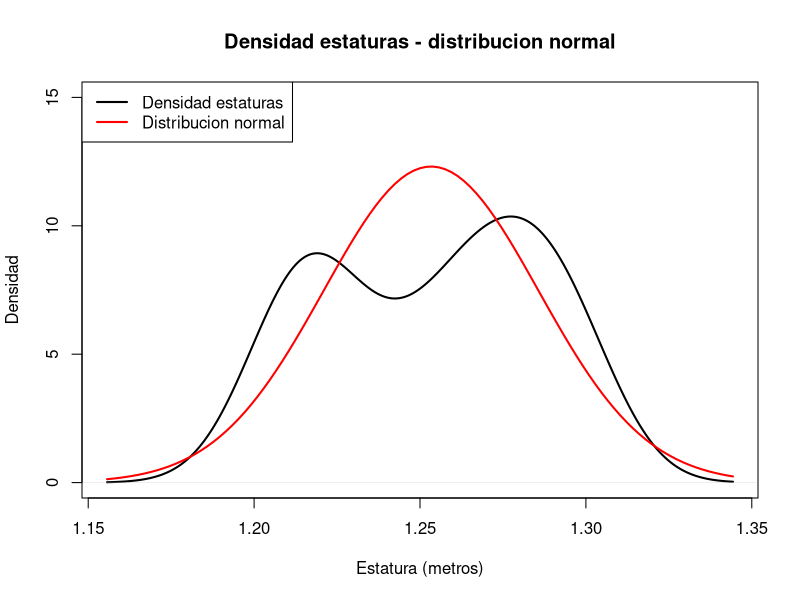
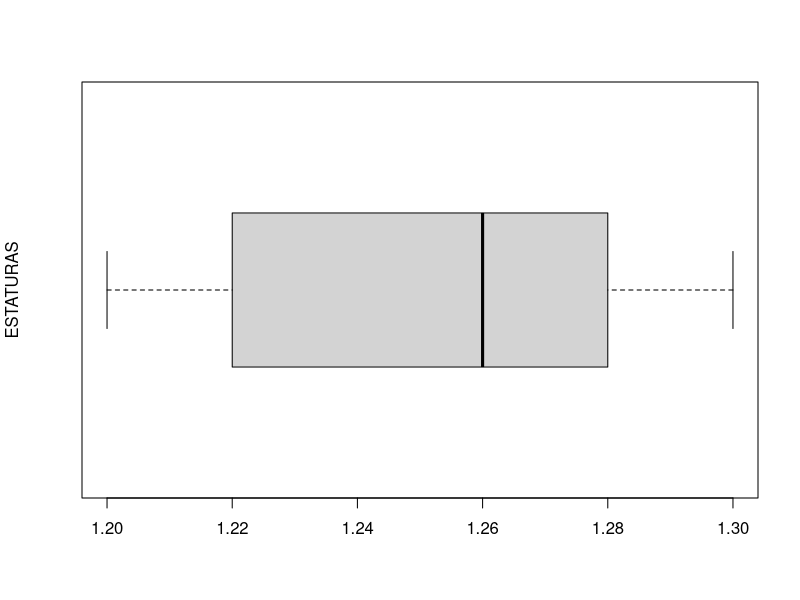
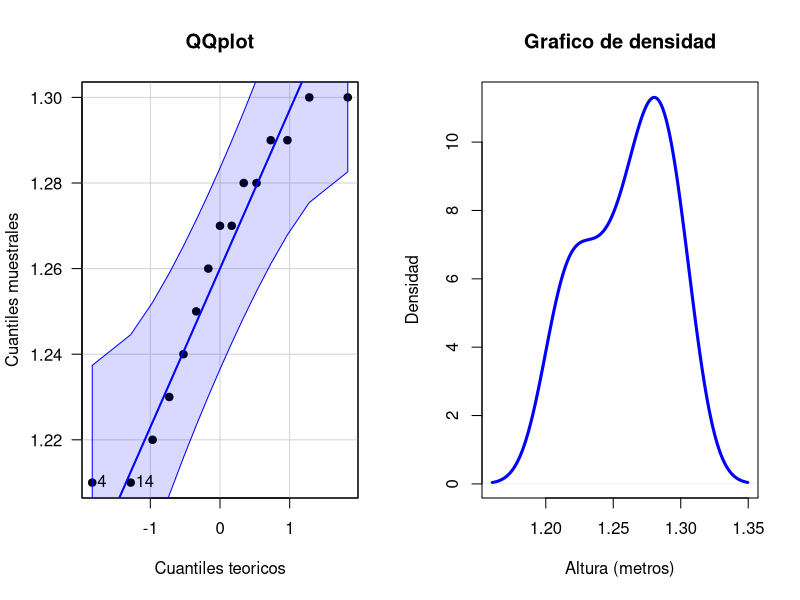
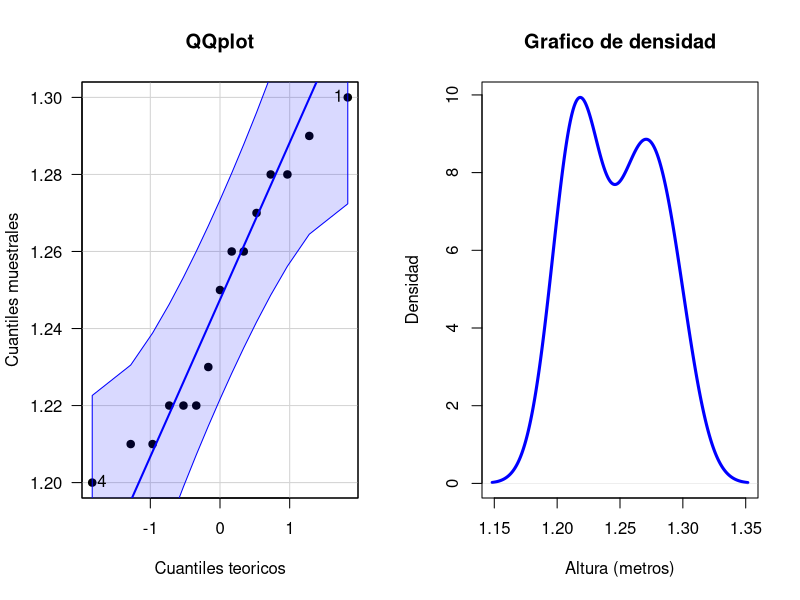
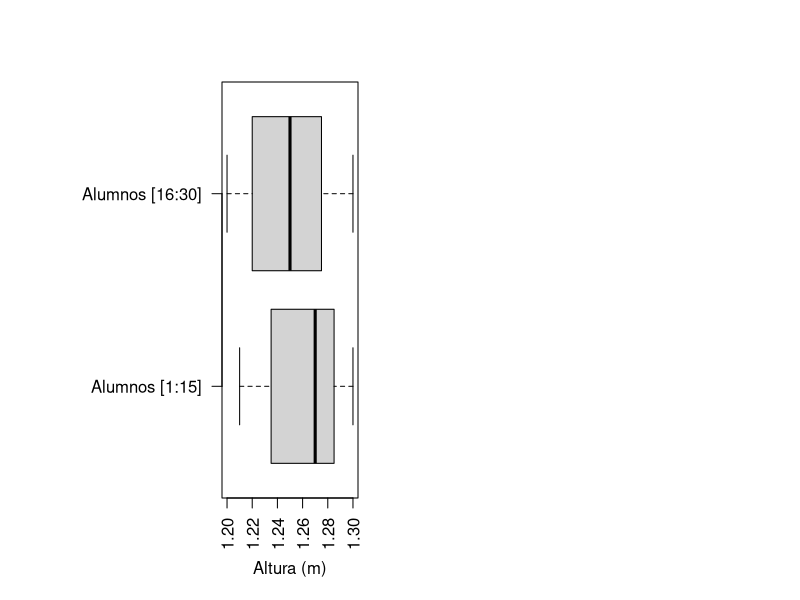

Write R code to recreate these figures, in order.
## ---- chunk 1
datos.estatura <- data.frame(alumnos = c("Alumno1", "Alumno2", "Alumno3", "Alumno4", 
                             "Alumno5", "Alumno6", "Alumno7", "Alumno8", "Alumno9", 
                             "Alumno10", "Alumno11", "Alumno12", "Alumno13", "Alumno14", 
                             "Alumno15", "Alumno16", "Alumno17", "Alumno18", "Alumno19", 
                             "Alumno20", "Alumno21", "Alumno22", "Alumno23", "Alumno24", 
                             "Alumno25", "Alumno26", "Alumno27", "Alumno28", "Alumno29", 
                             "Alumno30"),
                             estatura = c(1.25, 1.28, 1.27, 1.21, 1.22, 1.29, 1.30, 1.24, 
                              1.27, 1.29, 1.23, 1.26, 1.30, 1.21, 1.28, 1.30, 1.22, 1.25, 
                              1.20, 1.28, 1.21, 1.29, 1.26, 1.22, 1.28, 1.27, 1.26, 1.23, 
                              1.22, 1.21))
## ---- chunk 2
# Media artimetica
media.aritmetica <- mean(datos.estatura[, "estatura"])
media.aritmetica
## ---- chunk 3
# Media geometrica
# Podemos ver que la Media geometrica es ligeramente inferior a la aritmetica
media.geometrica <- Reduce(prod, datos.estatura["estatura"], init = 1) ** 
                            (1/nrow(datos.estatura))
media.geometrica
## ---- chunk 4
mediana <- median(datos.estatura[, "estatura"])
mediana
## ---- chunk 5
frecuencias.estaturas <- as.data.frame(table(Estatura = datos.estatura[, "estatura"]))
frecuencias.estaturas
## ---- chunk 6
# Lo pasamos a tipo de dato numeric (por defecto esta en tipo factor)
frecuencias.estaturas[, "Estatura"] <- as.numeric(levels(frecuencias.estaturas[, "Estatura"]))
frecuencias.estaturas <- frecuencias.estaturas[order(-frecuencias.estaturas[, "Freq"]),]
frecuencias.estaturas
## ---- chunk 7
moda <- as.double(frecuencias.estaturas[which(frecuencias.estaturas[, "Freq"] == 
                                        max(frecuencias.estaturas[, "Freq"])), "Estatura"])
moda
## ---- chunk 8
# Range devuelve los valores maximo y minimo, NO el rango
range(datos.estatura[, "estatura"])
rango <- diff(range(datos.estatura[, "estatura"]))

rango
## ---- chunk 9
# Cuasi-varianza
var(datos.estatura[, "estatura"])

# Varianza
varianza <- var(datos.estatura[, "estatura"]) * 
                    ((nrow(datos.estatura) - 1 )/ nrow(datos.estatura))
varianza
## ---- chunk 10
# Desviacion tipica obtenida a partir de la cuasi-varianza
sd(datos.estatura[, "estatura"])

# Desviacion tipica obtenida a partir de la varianza
desv.tipica <- sd(datos.estatura[, "estatura"]) * 
                    sqrt((nrow(datos.estatura) - 1 )/ nrow(datos.estatura))
desv.tipica
## ---- chunk 11
plot(density(datos.estatura[, "estatura"]), type = 'l', ylim = c(0,15),
     lwd = 2, xlab = "Estatura (metros)", ylab = "Densidad",
     main = "Densidad estaturas - distribucion normal")
curve(dnorm(x, mean = media.aritmetica, sd = sd(datos.estatura[, "estatura"])), 
      col = 'red', lwd = 2, type = 'l', add = TRUE)
legend("topleft", legend = c("Densidad estaturas", "Distribucion normal"), 
       col = c("black", "red"), lty = 1, lwd = 2)
## ---- chunk 12
boxplot(datos.estatura[, "estatura"], 
        las = 1, ylab = "ESTATURAS", horizontal = TRUE)

# Mediante la funcion summary mostramos los valores de los cuartiles
summary(datos.estatura[, "estatura"])
## ---- chunk 13
coef.var.pearson <- desv.tipica / abs(media.aritmetica)
coef.var.pearson
## ---- chunk 14
datos.estatura.peso <- data.frame(alumnos = c("Alumno1", "Alumno2", "Alumno3", "Alumno4",
                       "Alumno5", "Alumno6", "Alumno7", "Alumno8", "Alumno9",
                       "Alumno10", "Alumno11", "Alumno12", "Alumno13", "Alumno14", 
                       "Alumno15", "Alumno16", "Alumno17", "Alumno18", "Alumno19", 
                       "Alumno20", "Alumno21", "Alumno22", "Alumno23", "Alumno24", 
                       "Alumno25", "Alumno26", "Alumno27", "Alumno28", "Alumno29", 
                       "Alumno30"),
                       
                        estatura = c(1.25, 1.28, 1.27, 1.21, 1.22, 1.29, 1.30, 1.24, 1.27,
                        1.29, 1.25, 1.28, 1.27, 1.21, 1.22, 1.29, 1.30, 1.24,
                        1.27, 1.29, 1.25, 1.28, 1.27, 1.21, 1.22, 1.29, 1.30,
                        1.24, 1.27, 1.29),
                       
                        peso = c(32, 33, 31, 34, 32, 31, 34, 32, 32, 35, 31, 35, 34, 
                        33, 33, 31, 35, 32, 31, 33, 33, 32, 34, 34, 35, 31, 34,
                        33, 35, 34))
## ---- chunk 15
# Estatura
breaks <- as.vector(quantile(datos.estatura.peso[, "estatura"]))
breaks
## ---- chunk 16
intervalo.estatura <- cut(datos.estatura.peso[, "estatura"], breaks = breaks, 
                          include.lowest = TRUE, right = FALSE)
levels(intervalo.estatura)
## ---- chunk 17
# Estatura
table(datos.estatura.peso[, "peso"])
## ---- chunk 18
intervalo.peso <- cut(datos.estatura.peso[, "peso"], breaks = 4, 
                      include.lowest = TRUE, right = FALSE)
levels(intervalo.peso)
## ---- chunk 19
df.intervalos <- data.frame(estatura = intervalo.estatura, 
                            peso = intervalo.peso)
tabla.correspondencias <- table(df.intervalos[, "estatura"], df.intervalos[, "peso"])
tabla.correspondencias
## ---- chunk 20
tabla.correspondencias <- rbind(tabla.correspondencias, apply(tabla.correspondencias, 2, sum))
tabla.correspondencias <- cbind(tabla.correspondencias, apply(tabla.correspondencias, 1, sum))
tabla.correspondencias
## ---- chunk 21
# Ejercicio 2
datos.estatura.primeros.15 <- datos.estatura[1:15,]
datos.estatura.ultimos.15 <- datos.estatura[16:30,]
## ---- chunk 22
# Importamos el paquete car, el cual contiene la funcion qqPlot
library(car)
## ---- chunk 23
mostrar_graficos <- function(datos, columna) {
  par(mfrow = c(1,2))
  qqPlot(datos[, columna], pch=19, las=1, main='QQplot',
        xlab='Cuantiles teoricos', ylab='Cuantiles muestrales',
        envelope=0.95)
  plot(density(datos[, columna]), lwd = 3, col = 'blue',
       xlab = 'Altura (metros)', ylab = 'Densidad',
       main = 'Grafico de densidad')
}
## ---- chunk 24
# Primeros 15 datos
mostrar_graficos(datos.estatura.primeros.15, "estatura")
## ---- chunk 25
# Primeros 15 datos
mostrar_graficos(datos.estatura.ultimos.15, "estatura")
## ---- chunk 26
# Test de Kolmogorov-Smirnov (empleando la funcion ks)
ks.test(datos.estatura.primeros.15[, "estatura"], 
        mean(datos.estatura.primeros.15[, "estatura"]),
        sd(datos.estatura.primeros.15[, "estatura"]))

ks.test(datos.estatura.primeros.15[, "estatura"], 
        mean(datos.estatura.primeros.15[, "estatura"]),
        sd(datos.estatura.primeros.15[, "estatura"]))
## ---- chunk 27
# Prueba Shapiro-Wilk en R
# Primeros 15 datos
shapiro.test(datos.estatura.primeros.15[, "estatura"])

# Ultimos 15 datos
shapiro.test(datos.estatura.ultimos.15[, "estatura"])
## ---- chunk 28
contrastar_varianzas <- function(x, y, columna, confianza) {
  n.1 <- nrow(x)
  n.2 <- nrow(y)
  # R calcula la cuasi-varianza, por lo que debemos multiplicar
  # la varianza obtenida por (n - 1) / n para obtener la varianza 
  var.1 <- var(x[, columna]) * ((n.1 - 1 )/ n.1)
  var.2 <- var(y[, columna]) * ((n.2 - 1 )/ n.2)
  cociente.var <- min(var.1, var.2) / max(var.1, var.2)
  lim.inf <- cociente.var * (1 / qf(1- (1 - confianza) / 2, df1 = n.1 - 1, df2 = n.2 - 1))
  lim.sup <- cociente.var * (1 / qf((1 - confianza) / 2, df1 = n.1 - 1, df2 = n.2 - 1))
  c(lim.inf, lim.sup)
}
## ---- chunk 29
contrastar_varianzas(datos.estatura.primeros.15, datos.estatura.ultimos.15, "estatura", 0.95)
## ---- chunk 30
var.test(datos.estatura.primeros.15[, "estatura"], datos.estatura.ultimos.15[, "estatura"])
## ---- chunk 31
var.test(datos.estatura.primeros.15[, "estatura"], datos.estatura.ultimos.15[, "estatura"], 
         conf.level = 0.70)
## ---- chunk 32
# Por defecto, conf.level esta a 0.95
t.test(datos.estatura.primeros.15[, "estatura"], datos.estatura.ultimos.15[, "estatura"], 
       var.equal = TRUE, conf.level = 0.95)
## ---- chunk 33
par(xpd = TRUE, mar = par()$mar + c(0,7,0,0))
boxplot(datos.estatura.primeros.15[, "estatura"], datos.estatura.ultimos.15[, "estatura"], 
        names = c("Alumnos [1:15]", "Alumnos [16:30]"), 
        xlab = "Altura (m)",
        las = 2, horizontal = TRUE)
## ---- chunk 34
t.test(datos.estatura.primeros.15[, "estatura"], datos.estatura.ultimos.15[, "estatura"], 
       var.equal = TRUE, conf.level = 0.80)
## ---- chunk 35
contrastar_hipotesis <- function(x, y, columna, confianza) {
  n.1 <- nrow(x)
  n.2 <- nrow(y)
  var.1 <- var(x[, columna]) * ((n.1 - 1 )/ n.1)
  var.2 <- var(y[, columna]) * ((n.2 - 1 )/ n.2)
  media.1 <- mean(x[, columna])
  media.2 <- mean(y[, columna])
  s.c <- (n.1 * var.1 + n.2 * var.2) / (n.1 + n.2 - 2)
  t <- (media.1 - media.2) / sqrt(s.c *  (1/n.1 + 1/n.2))
  t.student <-  abs(qt(c((1 - confianza) / 2), df = n.1 + n.2 - 2))
  print(data.frame("T" = t, "t.Student" = t.student), row.names = FALSE)
}
## ---- chunk 36
# Con un 95 % de confianza
contrastar_hipotesis(datos.estatura.primeros.15, datos.estatura.ultimos.15, "estatura", 0.95)

# Con un 80 % de confianza
contrastar_hipotesis(datos.estatura.primeros.15, datos.estatura.ultimos.15, "estatura", 0.80)
